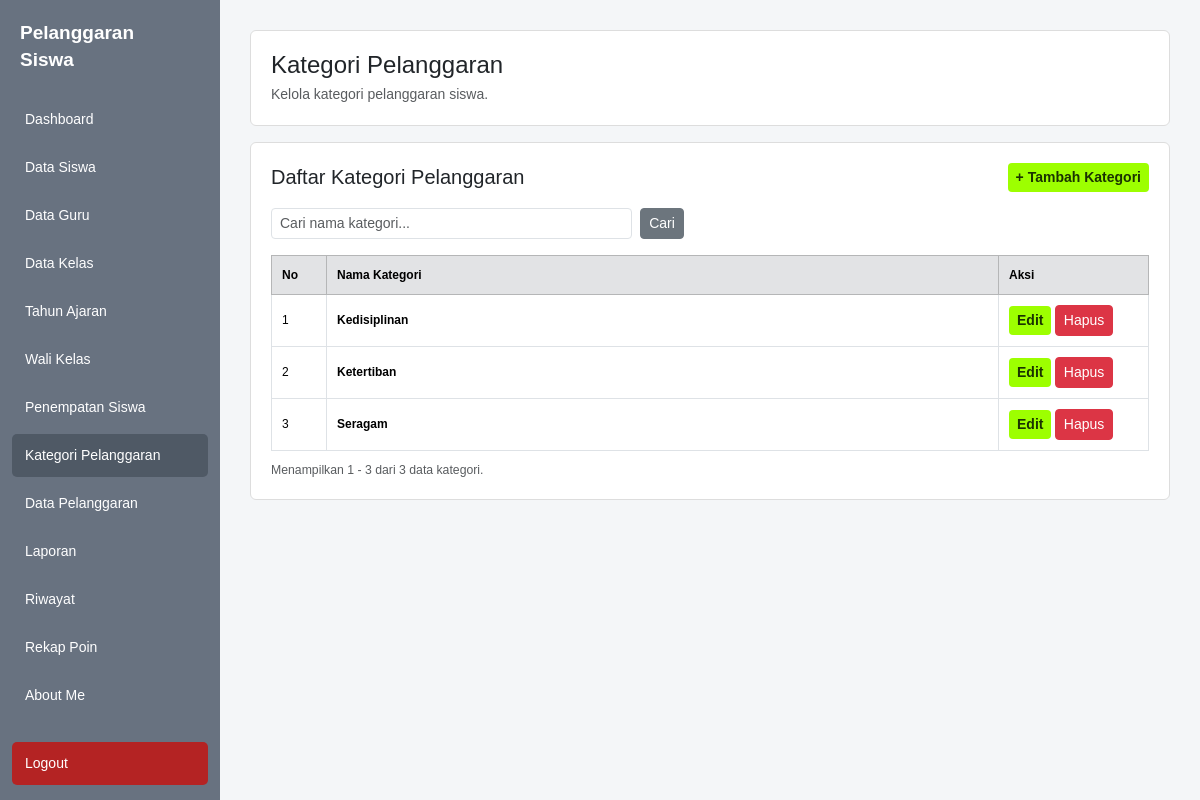
The page /kelola_pelanggaran_kategori.php (signed in) on the database its author committed.
### tables this page shows
CREATE TABLE `kategori` (
  `id` int(11) NOT NULL,
  `nama` varchar(100) NOT NULL
);

### kelola_pelanggaran_kategori.php (the view, shortened to what this page needs)
<?php
require_once "database.php";
$tampil_form = isset($_GET['tambah']) && $_GET['tambah'] == '1';
$cari = trim($_GET['cari'] ?? '');
$cari_sql = "%" . $cari . "%";
$stmt_total = mysqli_prepare(
    $koneksi,
    "SELECT COUNT(*) AS total
     FROM kategori
     WHERE nama LIKE ?"
);
mysqli_stmt_bind_param($stmt_total, "s", $cari_sql);
mysqli_stmt_execute($stmt_total);
$total_data = (int)mysqli_fetch_assoc(
    mysqli_stmt_get_result($stmt_total)
)['total'];
$batas = 10;
$total_halaman = max(1, (int)ceil($total_data / $batas));
$halaman = max(1, (int)($_GET['halaman'] ?? 1));
$halaman = min($halaman, $total_halaman);
$offset = ($halaman - 1) * $batas;
$stmt_data = mysqli_prepare(
    $koneksi,
    "SELECT id, nama
     FROM kategori
     WHERE nama LIKE ?
     ORDER BY id ASC
     LIMIT ? OFFSET ?"
);
mysqli_stmt_bind_param(
    $stmt_data,
    "sii",
    $cari_sql,
    $batas,
    $offset
);
mysqli_stmt_execute($stmt_data);
$data = mysqli_stmt_get_result($stmt_data);
?>
<!DOCTYPE html>
<html lang="id">
<head>
<link href="https://cdn.jsdelivr.net/npm/bootstrap@5.3.3/dist/css/bootstrap.min.css" rel="stylesheet">
</head>
<body>
<?php
require_once "sidebar.php";
?>
<div class="content">
    <div class="card mb-3">
        <div class="card-body">
            <h4 class="mb-1">Kategori Pelanggaran</h4>
            <p class="text-muted mb-0">
                Kelola kategori pelanggaran siswa.
            </p>
        </div>
    </div>
    <div class="card">
        <div class="card-body">
            <div class="d-flex justify-content-between align-items-center mb-3">
                <h5 class="mb-0">Daftar Kategori Pelanggaran</h5>
                <?php if (!$tampil_form) { ?>
                    <a
                        href="kelola_pelanggaran_kategori.php?tambah=1"
                        class="btn btn-sm btn-stabilo"
                    >
                        + Tambah Kategori
                    </a>
                <?php } ?>
            </div>
            <form method="GET" class="row g-2 mb-3">
                <div class="col-md-5">
                    <input
                        type="text"
                        name="cari"
                        class="form-control form-control-sm"
                        placeholder="Cari nama kategori..."
                        value="<?= htmlspecialchars($cari); ?>"
                    >
                </div>
                <div class="col-auto">
                    <button type="submit" class="btn btn-secondary btn-sm">
                        Cari
                    </button>
                </div>
            </form>
            <div class="table-responsive">
                <table class="table table-bordered table-hover align-middle">
                    <thead class="table-secondary">
                        <tr>
                            <th width="55">No</th>
                            <th>Nama Kategori</th>
                            <th width="150">Aksi</th>
                        </tr>
                    </thead>
                    <tbody>
                    <?php if ($data && mysqli_num_rows($data) > 0) { ?>
                        <?php $no = $offset + 1; ?>
                        <?php while ($row = mysqli_fetch_assoc($data)) { ?>
                            <tr>
                                <td><?= $no++; ?></td>
                                <td>
                                    <strong>
                                        <?= htmlspecialchars($row['nama']); ?>
                                    </strong>
                                </td>
                                <td class="text-nowrap">
                                    <a
                                        href="edit_kategori.php?id=<?= (int)$row['id']; ?>"
                                        class="btn btn-sm btn-stabilo"
                                    >
                                        Edit
                                    </a>
                                    <a
                                        href="kelola_pelanggaran_kategori.php?hapus=<?= (int)$row['id']; ?>"
                                        class="btn btn-sm btn-danger"
                                        onclick="return confirm('Yakin ingin menghapus kategori ini?')"
                                    >
                                        Hapus
                                    </a>
                                </td>
                            </tr>
                        <?php } ?>
                    <?php } ?>
                    </tbody>
                </table>
            </div>
            <div class="text-muted small">
                Menampilkan
                <?= $total_data > 0 ? $offset + 1 : 0; ?>
                -
                <?= min($offset + $batas, $total_data); ?>
                dari
                <?= $total_data; ?>
                data kategori.
            </div>
        </div>
    </div>
</div>
</body>
</html>

### kelola_pelanggaran_kategori.php (style rules this page uses)
* { box-sizing: border-box; }
body { margin: 0; background: #f4f6f8; font-family: Arial, sans-serif; font-size: 14px; color: #212529; }
.content { margin-left: 220px; padding: 30px; }
.card { border: 1px solid #ddd; border-radius: 6px; box-shadow: none; }
.card-body { padding: 20px; }
.btn-stabilo { background: #9dff00; color: #1a3300; font-weight: bold; border: none; }
.table { font-size: 12px; margin-bottom: 10px; }
.table th, .table td { padding: 10px; vertical-align: middle; }

### rows shown on the page
kategori: nama "Kedisiplinan"
kategori: nama "Ketertiban"
kategori: nama "Seragam"

### other values the page prints
$offset + 1 "1"
min($offset + $batas, $total_data) "3"
$total_data "3"
